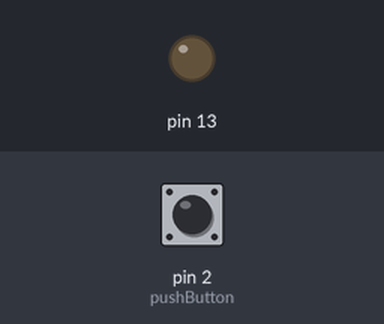
The sketch below on a simulated Arduino Uno, built with avr-gcc and run on an emulated ATmega328P. Shown: output pins drawn as LEDs (lit = HIGH). Inputs (shaded band) come from the test bench; at power-on: pin 2 (pushButton) LOW.

Above: at 1.2 s.
1.3 s: pin 2 (pushButton) pulled HIGH for 0.15 s
At 1.37 s:
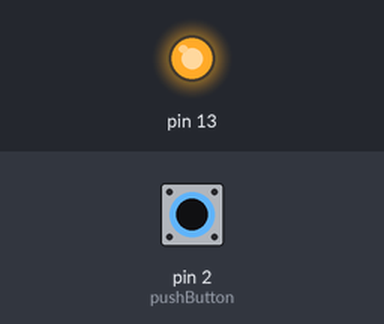
2.9 s: pin 2 (pushButton) pulled HIGH for 3.2 s
At 6.5 s:
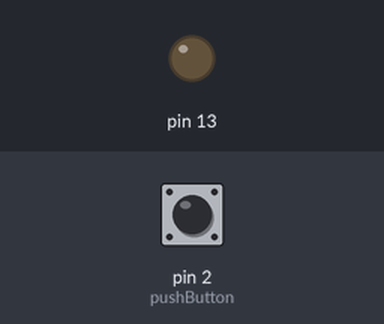
Timing chart, 0 to 8.0 s (numbered marks = the images above; inputs shaded):
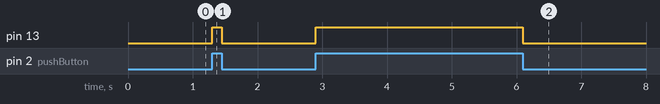

Measured:
- after the input at 1.3 s, pin 13: LOW → HIGH at once, → LOW 0.15 s later
- after the input at 2.9 s, pin 13: LOW → HIGH at once, → LOW 3.2 s later

The sketch:

sketch_dec17a.ino
```cpp
int pushButton = 2;
int buttonState;

void setup() {
  pinMode(pushButton, INPUT);
  pinMode(13, OUTPUT);
}


void loop (){
  buttonState = digitalRead(pushButton);
   if (buttonState == HIGH){
      digitalWrite (13, HIGH);
   }
   else {
      digitalWrite (13, LOW);
   }

}
```
